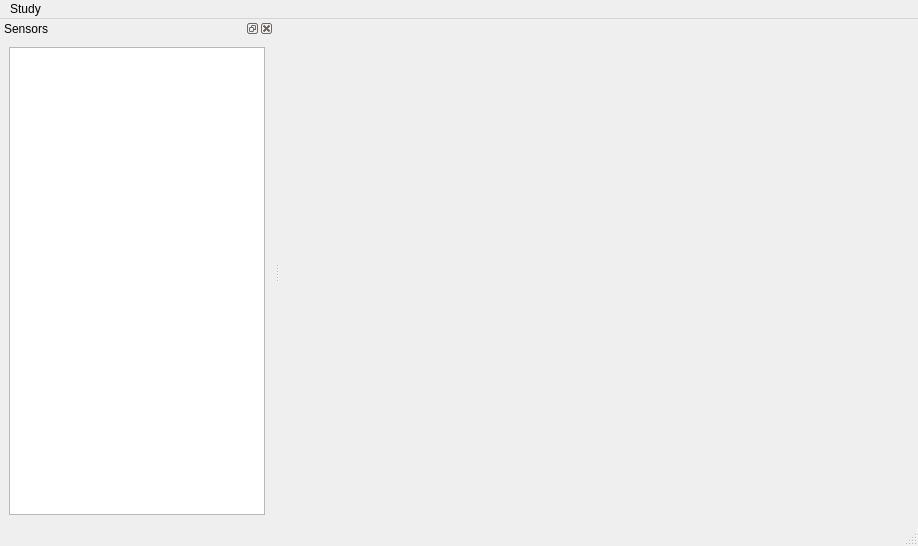
<?xml version="1.0" encoding="UTF-8"?>
<ui version="4.0">
 <class>MainWindow</class>
 <widget class="QMainWindow" name="MainWindow">
  <property name="geometry">
   <rect>
    <x>0</x>
    <y>0</y>
    <width>918</width>
    <height>546</height>
   </rect>
  </property>
  <property name="windowTitle">
   <string>MolonaViz</string>
  </property>
  <widget class="QWidget" name="centralwidget"/>
  <widget class="QMenuBar" name="menubar">
   <property name="geometry">
    <rect>
     <x>0</x>
     <y>0</y>
     <width>918</width>
     <height>25</height>
    </rect>
   </property>
   <widget class="QMenu" name="menuStudy">
    <property name="title">
     <string>Study</string>
    </property>
    <addaction name="actionCreate_Study"/>
    <addaction name="actionOpen_Study"/>
    <addaction name="actionExit"/>
   </widget>
   <addaction name="menuStudy"/>
  </widget>
  <widget class="QStatusBar" name="statusbar"/>
  <widget class="QDockWidget" name="dockSensors">
   <property name="windowTitle">
    <string>Sensors</string>
   </property>
   <attribute name="dockWidgetArea">
    <number>1</number>
   </attribute>
   <widget class="QWidget" name="dockWidgetContents">
    <layout class="QVBoxLayout" name="verticalLayout">
     <item>
      <widget class="QTreeView" name="treeViewSensors"/>
     </item>
    </layout>
   </widget>
  </widget>
  <action name="actionCreate_Study">
   <property name="text">
    <string>Create Study</string>
   </property>
  </action>
  <action name="actionOpen_Study">
   <property name="text">
    <string>Open Study</string>
   </property>
  </action>
  <action name="actionExit">
   <property name="text">
    <string>Exit</string>
   </property>
  </action>
 </widget>
 <resources/>
 <connections>
  <connection>
   <sender>actionExit</sender>
   <signal>triggered()</signal>
   <receiver>MainWindow</receiver>
   <slot>close()</slot>
   <hints>
    <hint type="sourcelabel">
     <x>-1</x>
     <y>-1</y>
    </hint>
    <hint type="destinationlabel">
     <x>458</x>
     <y>272</y>
    </hint>
   </hints>
  </connection>
 </connections>
</ui>
